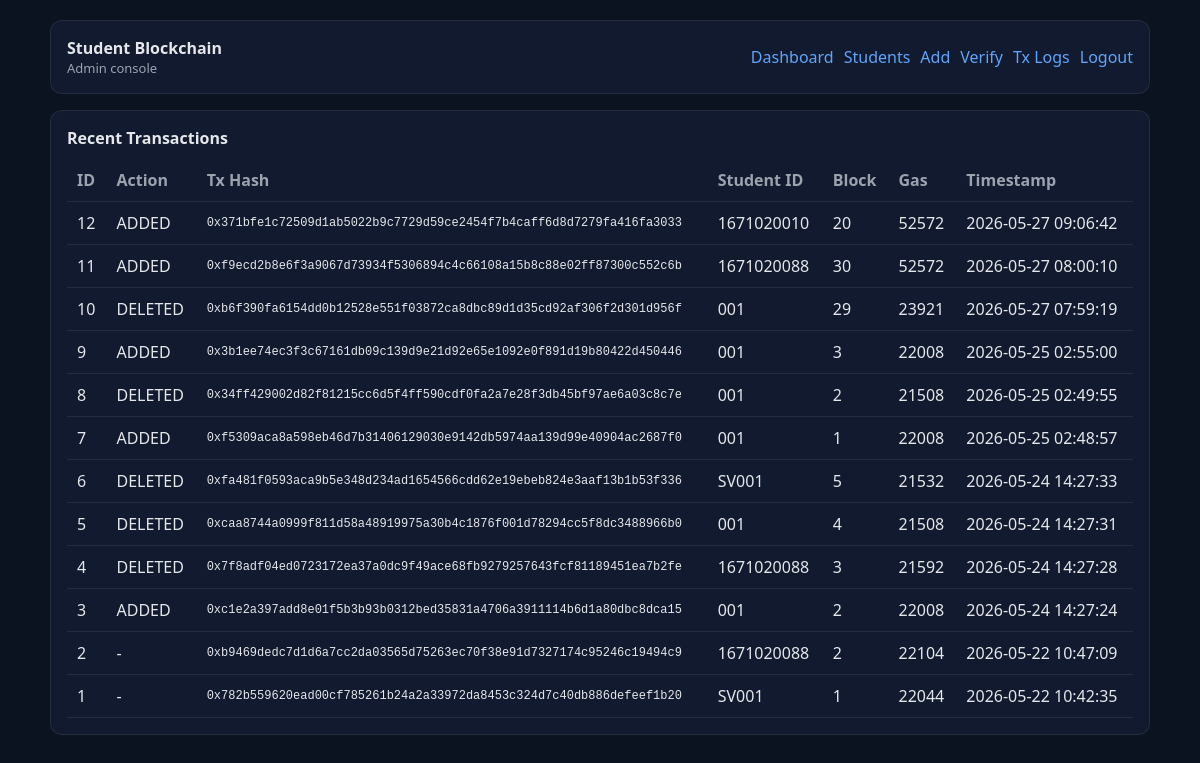
The app's page /tx-logs (signed in) with its own data.
### app.py (models this page shows)
class BlockchainTxLog(db.Model):
    id = db.Column(db.Integer, primary_key=True)
    tx_hash = db.Column(db.String(120), nullable=False)
    block_number = db.Column(db.Integer, nullable=True)
    gas_used = db.Column(db.Integer, nullable=True)
    timestamp = db.Column(db.DateTime, nullable=True)
    event_student_id = db.Column(db.String(64), nullable=True)
    action = db.Column(db.String(20), nullable=True)  # ADDED / DELETED

### app.py (the view)
    def wrapper(*args, **kwargs):
        if not current_admin():
            return redirect(url_for("login"))
        return fn(*args, **kwargs)

### app.py (called while the page is built)
def current_admin():
    return session.get("admin")

def require_admin(fn):
    def wrapper(*args, **kwargs):
        if not current_admin():
            return redirect(url_for("login"))
        return fn(*args, **kwargs)
    wrapper.__name__ = fn.__name__
    return wrapper

@app.before_request
def ensure_session_timeout():
    session.permanent = True

@app.route("/tx-logs")
@require_admin
def tx_logs():
    logs = BlockchainTxLog.query.order_by(BlockchainTxLog.id.desc()).limit(50).all()
    return render_template("tx_logs.html", logs=logs)

### templates/tx_logs.html (shortened to what this page needs)
{% extends 'base.html' %}
{% block content %}
  <div class="card">
    <div style="font-weight:900; margin-bottom:10px;">Recent Transactions</div>
    <table>
      <thead>
        <tr>
          <th>ID</th>
          <th>Action</th>
          <th>Tx Hash</th>
          <th>Student ID</th>
          <th>Block</th>
          <th>Gas</th>
          <th>Timestamp</th>
        </tr>
      </thead>
      <tbody>
        {% for l in logs %}
          <tr>
            <td>{{ l.id }}</td>
            <td>{{ l.action or '-' }}</td>
            <td style="font-family: ui-monospace, SFMono-Regular, Menlo, Monaco, Consolas, 'Liberation Mono', 'Courier New', monospace; font-size:12px;">{{ l.tx_hash }}</td>
            <td>{{ l.event_student_id }}</td>
            <td>{{ l.block_number }}</td>
            <td>{{ l.gas_used }}</td>
            <td>{{ l.timestamp }}</td>
          </tr>
        {% endfor %}
      </tbody>
    </table>
  </div>
{% endblock %}

### templates/base.html (style rules this page uses)
:root { --bg:#0b1220; --panel:#111a2e; --text:#e5e7eb; --muted:#9ca3af; --accent:#22c55e; --danger:#ef4444; }
body { margin:0; font-family: ui-sans-serif, system-ui, -apple-system, Segoe UI, Roboto, Arial; background: var(--bg); color: var(--text); }
.card { background: var(--panel); border: 1px solid rgba(255,255,255,.08); border-radius: 12px; padding: 16px; }
table { width:100%; border-collapse: collapse; }
th, td { padding:10px; border-bottom: 1px solid rgba(255,255,255,.08); text-align:left; }
th { color: var(--muted); font-weight:700; }

### records on screen
BlockchainTxLog: id "12", action "ADDED", tx_hash "0x371bfe1c72509d1ab5022b9c7729d59ce2454f7b4caff6d8d7279fa416fa3033", event_student_id "1671020010", block_number "20", gas_used "52572", timestamp "2026-05-27 09:06:42"
BlockchainTxLog: id "11", action "ADDED", tx_hash "0xf9ecd2b8e6f3a9067d73934f5306894c4c66108a15b8c88e02ff87300c552c6b", event_student_id "1671020088", block_number "30", gas_used "52572", timestamp "2026-05-27 08:00:10"
BlockchainTxLog: id "10", action "DELETED", tx_hash "0xb6f390fa6154dd0b12528e551f03872ca8dbc89d1d35cd92af306f2d301d956f", event_student_id "001", block_number "29", gas_used "23921", timestamp "2026-05-27 07:59:19"
BlockchainTxLog: id "9", action "ADDED", tx_hash "0x3b1ee74ec3f3c67161db09c139d9e21d92e65e1092e0f891d19b80422d450446", event_student_id "001", block_number "3", gas_used "22008", timestamp "2026-05-25 02:55:00"
BlockchainTxLog: id "8", action "DELETED", tx_hash "0x34ff429002d82f81215cc6d5f4ff590cdf0fa2a7e28f3db45bf97ae6a03c8c7e", event_student_id "001", block_number "2", gas_used "21508", timestamp "2026-05-25 02:49:55"
BlockchainTxLog: id "7", action "ADDED", tx_hash "0xf5309aca8a598eb46d7b31406129030e9142db5974aa139d99e40904ac2687f0", event_student_id "001", block_number "1", gas_used "22008", timestamp "2026-05-25 02:48:57"
BlockchainTxLog: id "6", action "DELETED", tx_hash "0xfa481f0593aca9b5e348d234ad1654566cdd62e19ebeb824e3aaf13b1b53f336", event_student_id "SV001", block_number "5", gas_used "21532", timestamp "2026-05-24 14:27:33"
BlockchainTxLog: id "5", action "DELETED", tx_hash "0xcaa8744a0999f811d58a48919975a30b4c1876f001d78294cc5f8dc3488966b0", event_student_id "001", block_number "4", gas_used "21508", timestamp "2026-05-24 14:27:31"
BlockchainTxLog: id "4", action "DELETED", tx_hash "0x7f8adf04ed0723172ea37a0dc9f49ace68fb9279257643fcf81189451ea7b2fe", event_student_id "1671020088", block_number "3", gas_used "21592", timestamp "2026-05-24 14:27:28"
BlockchainTxLog: id "3", action "ADDED", tx_hash "0xc1e2a397add8e01f5b3b93b0312bed35831a4706a3911114b6d1a80dbc8dca15", event_student_id "001", block_number "2", gas_used "22008", timestamp "2026-05-24 14:27:24"
BlockchainTxLog: id "2", action "-", tx_hash "0xb9469dedc7d1d6a7cc2da03565d75263ec70f38e91d7327174c95246c19494c9", event_student_id "1671020088", block_number "2", gas_used "22104", timestamp "2026-05-22 10:47:09"
BlockchainTxLog: id "1", action "-", tx_hash "0x782b559620ead00cf785261b24a2a33972da8453c324d7c40db886defeef1b20", event_student_id "SV001", block_number "1", gas_used "22044", timestamp "2026-05-22 10:42:35"
